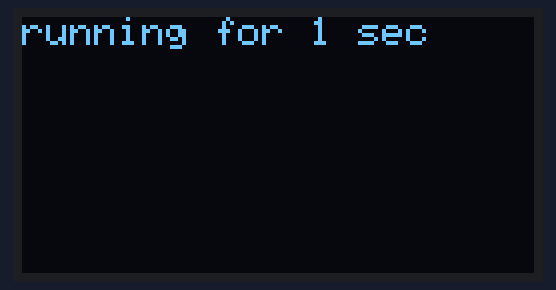
Recording of a sketch running on a simulated Arduino Uno, built with avr-gcc and run on an emulated ATmega328P. On the bench: 128×64 one-colour display. The display library's start-up logo is not drawn.

Above: at 1.1 s.
At 5.2 s:
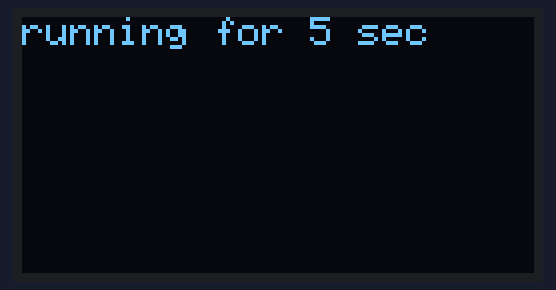
At 9.4 s:
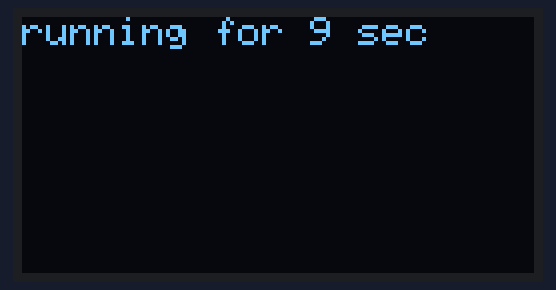
At 19.6 s:
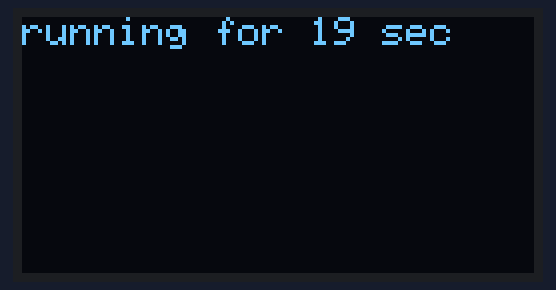
At 27.9 s:
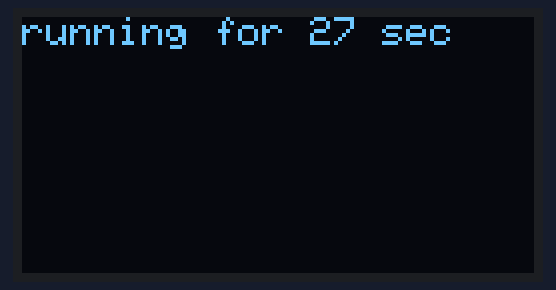
At 38.2 s:
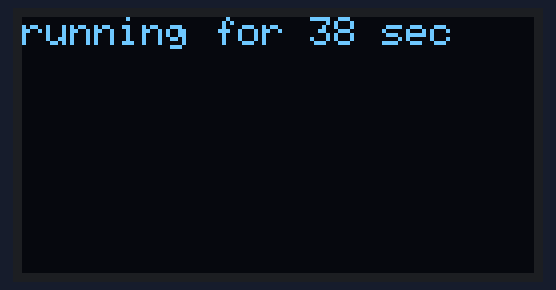

The sketch:

oled.ino
```cpp
#include <Wire.h>
#include <Adafruit_SSD1306.h>

Adafruit_SSD1306 oled(0);
int address = 0x3C;

void setup() {
  oled.begin(address);
  oled.setTextColor(WHITE);
  oled.display();
  delay(1000);
}

void loop(){
  int time = millis()/1000;
  oled.setCursor(0,0);
  oled.clearDisplay();
  oled.print("running for ");
  oled.print(time);
  oled.println(" sec");
  oled.display();
  delay(1000);
}
```

Measured:
- what the display in image 0 shows lasts 1.0 s, from 1.1 s to 2.1 s
